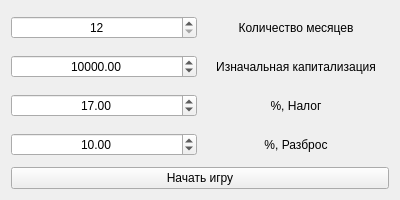
<?xml version="1.0" encoding="UTF-8"?>
<ui version="4.0">
 <class>SetupForm</class>
 <widget class="QWidget" name="SetupForm">
  <property name="geometry">
   <rect>
    <x>0</x>
    <y>0</y>
    <width>400</width>
    <height>200</height>
   </rect>
  </property>
  <property name="minimumSize">
   <size>
    <width>400</width>
    <height>200</height>
   </size>
  </property>
  <property name="windowTitle">
   <string>Настройка</string>
  </property>
  <layout class="QVBoxLayout" name="verticalLayout">
   <item>
    <layout class="QHBoxLayout" name="_1">
     <item>
      <widget class="QSpinBox" name="month">
       <property name="alignment">
        <set>Qt::AlignCenter</set>
       </property>
       <property name="minimum">
        <number>12</number>
       </property>
       <property name="maximum">
        <number>30</number>
       </property>
      </widget>
     </item>
     <item>
      <widget class="QLabel" name="_label1">
       <property name="text">
        <string>Количество месяцев</string>
       </property>
       <property name="alignment">
        <set>Qt::AlignCenter</set>
       </property>
      </widget>
     </item>
    </layout>
   </item>
   <item>
    <layout class="QHBoxLayout" name="_2">
     <item>
      <widget class="QDoubleSpinBox" name="capitalization">
       <property name="alignment">
        <set>Qt::AlignCenter</set>
       </property>
       <property name="minimum">
        <double>1000.000000000000000</double>
       </property>
       <property name="maximum">
        <double>1000000.000000000000000</double>
       </property>
       <property name="singleStep">
        <double>1000.000000000000000</double>
       </property>
       <property name="value">
        <double>10000.000000000000000</double>
       </property>
      </widget>
     </item>
     <item>
      <widget class="QLabel" name="_label2">
       <property name="text">
        <string>Изначальная капитализация</string>
       </property>
       <property name="alignment">
        <set>Qt::AlignCenter</set>
       </property>
      </widget>
     </item>
    </layout>
   </item>
   <item>
    <layout class="QHBoxLayout" name="_3">
     <item>
      <widget class="QDoubleSpinBox" name="tax">
       <property name="alignment">
        <set>Qt::AlignCenter</set>
       </property>
       <property name="maximum">
        <double>100.000000000000000</double>
       </property>
       <property name="value">
        <double>17.000000000000000</double>
       </property>
      </widget>
     </item>
     <item>
      <widget class="QLabel" name="_label3">
       <property name="text">
        <string>%, Налог</string>
       </property>
       <property name="alignment">
        <set>Qt::AlignCenter</set>
       </property>
      </widget>
     </item>
    </layout>
   </item>
   <item>
    <layout class="QHBoxLayout" name="_4">
     <item>
      <widget class="QDoubleSpinBox" name="spread">
       <property name="alignment">
        <set>Qt::AlignCenter</set>
       </property>
       <property name="maximum">
        <double>100.000000000000000</double>
       </property>
       <property name="singleStep">
        <double>1.000000000000000</double>
       </property>
       <property name="value">
        <double>10.000000000000000</double>
       </property>
      </widget>
     </item>
     <item>
      <widget class="QLabel" name="_label4">
       <property name="text">
        <string>%, Разброс</string>
       </property>
       <property name="alignment">
        <set>Qt::AlignCenter</set>
       </property>
      </widget>
     </item>
    </layout>
   </item>
   <item>
    <widget class="QPushButton" name="start">
     <property name="text">
      <string>Начать игру</string>
     </property>
    </widget>
   </item>
  </layout>
 </widget>
 <resources/>
 <connections/>
</ui>
